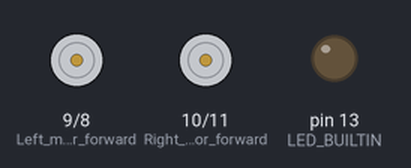
Bench run of a sketch on a simulated Arduino Uno, built with avr-gcc and run on an emulated ATmega328P. Parts: motor-driver pin pairs drawn as motors (green arrow = first pin HIGH = forward, orange = second pin HIGH = backward, longer = more drive), output pins drawn as LEDs (lit = HIGH).

Above: at 1.0 s.
At 5.5 s:
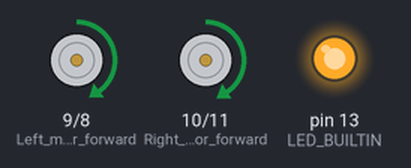
Timing chart, 0 to 6.9 s (numbered marks = the images above):
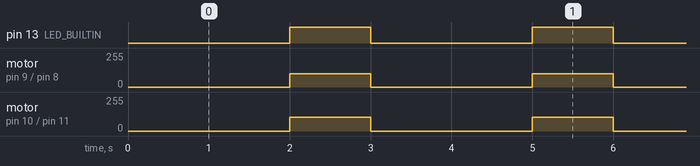

Measured:
- by itself, pin 13 (LED_BUILTIN): alternates HIGH for 1.0 s and LOW for 2.0 s
- by itself, motor on pin 9 (Left_motor_forward) / pin 8 (Left_motor_reverse): alternates forward 100/255 for 1.0 s and stopped for 2.0 s
- by itself, motor on pin 10 (Right_motor_forward) / pin 11 (Right_motor_reverse): alternates forward 103/255 for 1.0 s and stopped for 2.0 s

The sketch:

go_straight.ino
```cpp
// Define output pins to L293D HBridge

int Left_motor_reverse = 8;     // Left Motor Reverse (IN1)

int Left_motor_forward = 9;     // Left Motor Forward (IN2)

int Right_motor_forward = 10;    // Right Motor Forward (IN3)

int Right_motor_reverse = 11;    // Right Motor Reverse (IN4)

void setup()

{

  pinMode(LED_BUILTIN, OUTPUT);

  pinMode(Left_motor_forward, OUTPUT); // PIN 8 (PWM)

  pinMode(Left_motor_reverse, OUTPUT); // PIN 9 (PWM)

  pinMode(Right_motor_forward, OUTPUT);// PIN 10 (PWM)

  pinMode(Right_motor_reverse, OUTPUT);// PIN 11 (PWM)

}

void run(int time)     // 前进

{

  // Engage right motor
  digitalWrite(Right_motor_forward, HIGH);  // Right Motor Forward
  digitalWrite(Right_motor_reverse, LOW);
  analogWrite(Right_motor_forward, 103); // PWM 0-255. Adjust to compensate skew.
  analogWrite(Right_motor_reverse, 0);


  // Engage Left Motor
  digitalWrite(Left_motor_forward, HIGH);  // Left Motor Forward
  digitalWrite(Left_motor_reverse, LOW);
  analogWrite(Left_motor_forward, 100); // PWM 0-255. Adjust to compensate skew.
  analogWrite(Left_motor_reverse, 0);

  // blink LED to indicate Motion Started!
  digitalWrite(LED_BUILTIN, HIGH);
  delay(time * 1000); // sec
  digitalWrite(LED_BUILTIN, LOW);

  // Stop both motors
  digitalWrite(Right_motor_forward, LOW);
  digitalWrite(Right_motor_reverse, LOW);
  digitalWrite(Left_motor_forward, LOW);
  digitalWrite(Left_motor_reverse, LOW);
}

void loop()

{

  delay(2 * 1000); // pause for 2 seconds

  run(1);    // sec

}
```
